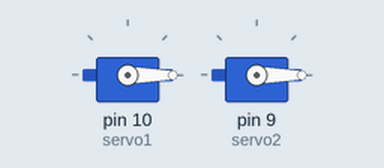
Recording of a sketch running on a simulated Arduino Uno, built with avr-gcc and run on an emulated ATmega328P. Parts: 2 × servo. What the sketch prints to the serial monitor is not drawn.

Above: at 0.1 s.
At 9.3 s:
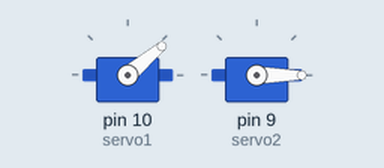
At 18.6 s:
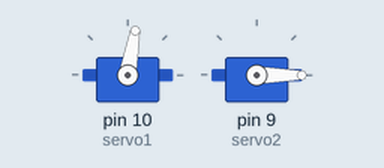
At 39.4 s:
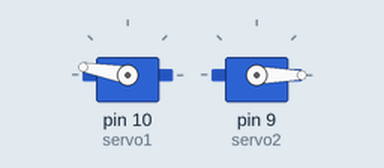
Timing chart, 0 to 40.0 s (numbered marks = the images above):
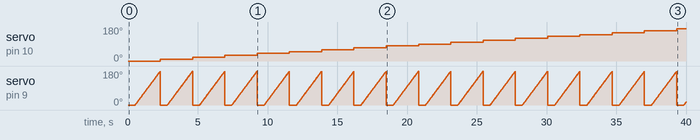

Measured:
- by itself, servo on pin 10 (servo1): moves from 0° to 170° over 37.0 s
- by itself, servo on pin 9 (servo2): ramps from 0° to 179° and jumps back, once every 2.3 s

The sketch:

servoMotorTest.ino
```cpp
// Servo Motor Test
// Zackary Endsley
// 2016_07_31
// Borrows code from MotorParty example with the AFMotor shield to test Servos

#include <AFMotor.h>
#include <Servo.h>

// DC servo motors
Servo servo1;
Servo servo2;

void setup() {
  Serial.begin(9600);         // set up Serial library at 9600 bps
  Serial.println("Servo Motor Test");

  // turn on the servos
  servo1.attach(10);
  servo2.attach(9);


  servo1.write(0);
  servo2.write(0);

}

int i;
int j;

void loop() {
  for (i=0; i<18; i++) {
    servo1.write(i*10);
    delay(500);
    for (j=0; j<180; j++) {
      servo2.write(j);
      delay(10);
    }
    servo2.write(0);

  }

//  servo1.write(10);
//  servo2.write(30);
//  delay(2000);
//  servo1.write(90);
//  servo2.write(90);
//  delay(2000);
//  servo1.write(180);
//  servo2.write(180);
//  delay(2000);

//  for (i=0; i<255; i++) {
//    servo1.write(i);
//    servo2.write(i);
//    delay(3);
//  }
//
//  for (i=255; i!=0; i--) {
//    servo1.write(i-255);
//    servo2.write(i-255);
//    delay(3);
//  }
//
//  for (i=0; i<255; i++) {
//    servo1.write(i);
//    servo2.write(i);
//    delay(3);
//  }
//
//  for (i=255; i!=0; i--) {
//    servo1.write(i-255);
//    servo2.write(i-255);
//    delay(3);
// }
}
```
